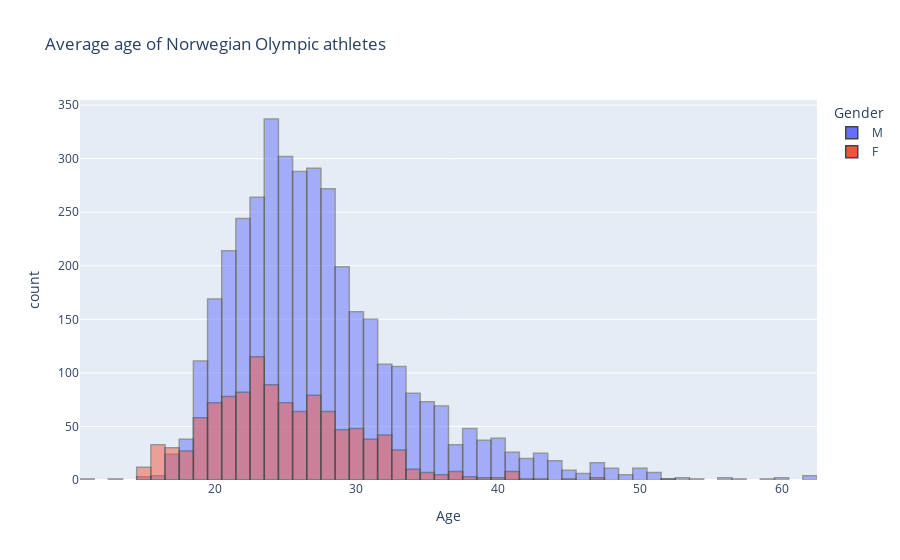

Notebook cell for this chart:
### Markdown cell above
## Gender distribution  

### Perhaps  
* age  
* medals  
* px subplot pie chart of women w/ medals vs women participating, same for men  
* sns barplot (countplot?) of women particiapting through the years
* best sports

### Code cell
fig = px.histogram(nor, x="Age", color="Sex", barmode="overlay", title="Average age of Norwegian Olympic athletes", labels={"Age": "Age", "Sex": "Gender"})
fig.update_traces(marker_line_width=1.5)
fig.show()

### Figure 1 — Plotly figure (JSON) as saved in the notebook; plotly's stock layout.template omitted (floating-point values rounded to 4 significant figures; data arrays with more than 128 entries replaced by an {"elided": "..."} marker saying what was removed)
{"data": [{"alignmentgroup": "True", "bingroup": "x", "hovertemplate": "Gender=M<br>Age=%{x}<br>count=%{y}<extra></extra>", "legendgroup": "M", "marker": {"color": "#636efa", "line": {"width": 1.5}, "opacity": 0.5, "pattern": {"shape": ""}}, "name": "M", "offsetgroup": "M", "orientation": "v", "showlegend": true, "type": "histogram", "x": {"elided": "3830 int values"}, "xaxis": "x", "yaxis": "y"}, {"alignmentgroup": "True", "bingroup": "x", "hovertemplate": "Gender=F<br>Age=%{x}<br>count=%{y}<extra></extra>", "legendgroup": "F", "marker": {"color": "#EF553B", "line": {"width": 1.5}, "opacity": 0.5, "pattern": {"shape": ""}}, "name": "F", "offsetgroup": "F", "orientation": "v", "showlegend": true, "type": "histogram", "x": {"elided": "1130 int values"}, "xaxis": "x", "yaxis": "y"}], "layout": {"barmode": "overlay", "legend": {"title": {"text": "Gender"}, "tracegroupgap": 0}, "title": {"text": "Average age of Norwegian Olympic athletes"}, "xaxis": {"anchor": "y", "domain": [0, 1], "title": {"text": "Age"}}, "yaxis": {"anchor": "x", "domain": [0, 1], "title": {"text": "count"}}}}
